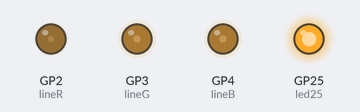
Bench run of a program on a simulated Raspberry Pi Pico running MicroPython. Shown: output pins drawn as LEDs (lit = HIGH). Random numbers come from a fixed seed.

Above: at 0.1 s.
At 5.1 s:
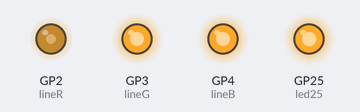
At 9.6 s:
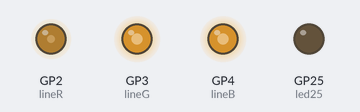
At 19.6 s:
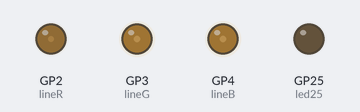
At 28.1 s:
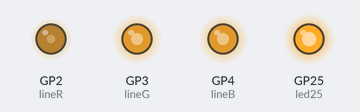
At 39.75 s:
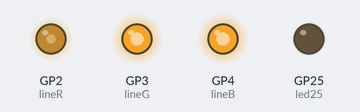
Timing chart, 0 to 40.0 s (numbered marks = the images above):
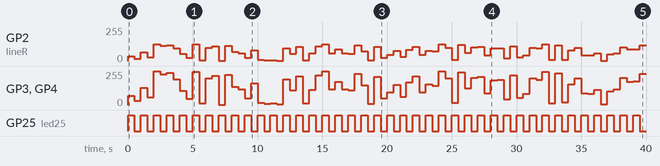

Measured:
- by itself, GP2 (lineR): 0/255 → 34/255 at 0.00 s, → 16/255 0.50 s later, → 65/255 0.50 s later, → 30/255 0.50 s later, … (78 changes in this stretch)
- by itself, GP25 (led25): alternates HIGH for 0.50 s and LOW for 0.50 s
- by itself, GP3 (lineG), GP4 (lineB): 0/255 → 69/255 at 0.00 s, → 32/255 0.50 s later, → 130/255 0.50 s later, → 60/255 0.50 s later, … (80 changes in this stretch)

The program:

CCC_randomWhite.py
```python
# The CCC in file name is mean CommonCathodeControl
from machine import Pin, PWM
from time import sleep
import random
# random for line RGB and change status for each 0.2 second
# hardware circuit
# connect GP2->R, GP3->G, GP4->B, GND.1 -> 330Ω -> (-)
lineR = PWM(Pin(2))
lineR.freq(1000)
lineG = PWM(Pin(3))
lineG.freq(1000)
lineB = PWM(Pin(4))
lineB.freq(1000)

led25 = Pin(25, Pin.OUT)
while True:
    led25.toggle()
    v = random.randint(0,65536)
    lineR.duty_u16(int(v/2))
    lineG.duty_u16(v)
    lineB.duty_u16(v)
    sleep(0.5)
```
